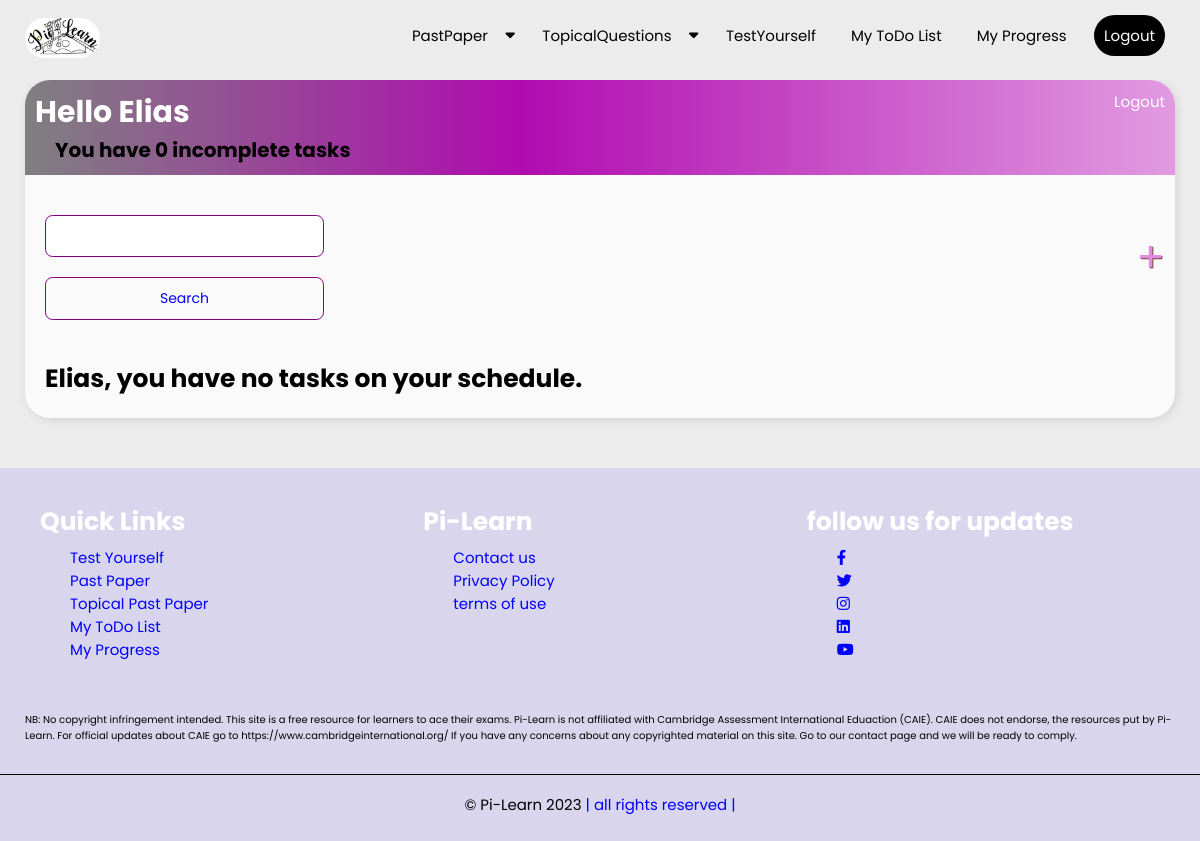
/my_to_do_list/ (signed in), run on an earlier commit of the app's database.
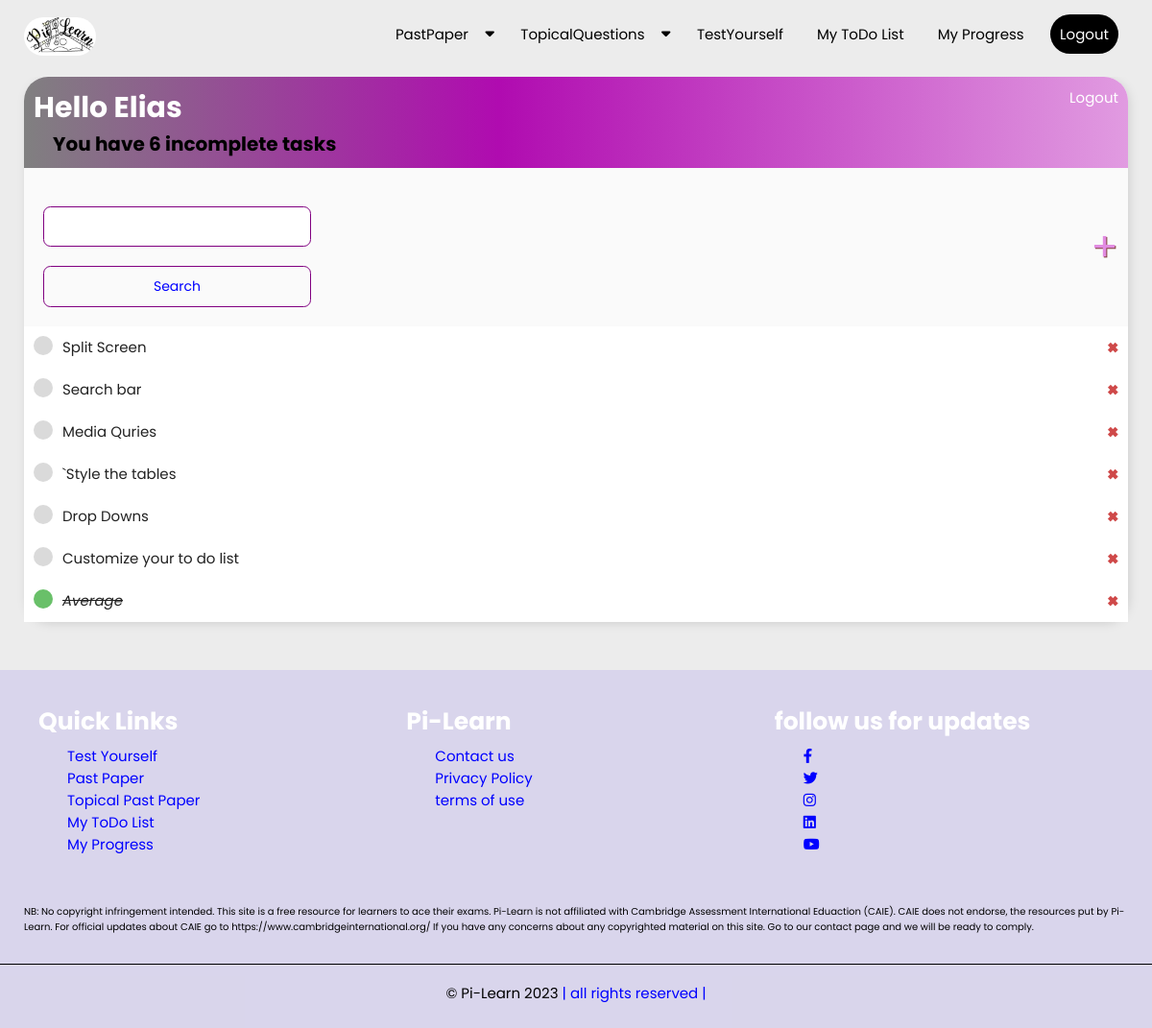
And on a later commit of the database.
### examsolution/models.py (models this page shows, shortened)
class UserTask(models.Model):
    user = models.ForeignKey(User, on_delete=models.CASCADE)
    title = models.CharField(max_length=200)
    description = models.TextField()
    complete = models.BooleanField(default=False)
    created = models.DateTimeField(auto_now_add=True)
    class Meta:
        ordering = ['complete']

### examsolution/views.py (the view)
# urls.py: path('my_to_do_list/',UserTaskList.as_view(),name='my_to_do_list'),
class UserTaskList(LoginRequiredMixin,ListView):
    model = UserTask
    context_object_name = 'usertasklist'
    def get_context_data(self, **kwargs):
        context = super().get_context_data(**kwargs)
        context['usertasklist'] = context['usertasklist'].filter(user=self.request.user)
        context['count'] = context['usertasklist'].filter(complete=False).count()
        website_logo = website_pics.objects.get(id=1)
        context['website_logo'] = website_logo
        search_input = self.request.GET.get('search_area') or ''
        if search_input:
            context['usertasklist'] = context['usertasklist'].filter(title__icontains=search_input) #icontains can be used if the title contains that letter
        context['search_input'] = search_input
        return context

### examsolution/templates/examsolution/usertask_list.html (shortened to what this page needs)
{% extends 'examsolution/base.html' %}
{% load static %}
{% block content %}
<div class="piilearn_wrap_container">
    <div class="header_bar">
        <div>
            <h1> Hello {{request.user|title}} </h1>
            <h3> You have {{count}} incomplete task{{count|pluralize:"s"}}</h3>
        </div>
        {% if request.user.is_authenticated %}
            <a href="{% url 'examsolution:logout' %}">Logout</a>
        {% else %}
            <a href="{% url 'examsolution:login' %}">Login</a>
        {% endif %}
    </div>
    <div id="search-add-wrapper">
        <form method="GET" style="margin-top:20px; display:grid;" id="usertask_list_search_form">
            <input type='text' name="search_area" value={{search_input}}>
            <input type='Submit' value="Search" class="all_buttons">
        </form>
        <a id="add-link" href="{% url 'examsolution:create_task' %}">&#x2b;</a>
    </div>
    <div class="task-items-wrapper">
        {% for task in usertasklist %}
            <div class="task-wrapper">
                {% if task.complete %}
                    <div class="task-title">
                        <div class="task-complete-icon"></div>
                        <i><a style="text-decoration: line-through; font-weight:none !important;" href="{% url 'examsolution:update_task' task.id %}"> {{task.title}} </a></i>
                    </div>
                    <a class="delete-link" href="{% url 'examsolution:delete_task' task.id %}">&#215;</a>
                {% else %}
                    <div class="task-title">
                        <div class="task-incomplete-icon"></div>
                        <a href="{% url 'examsolution:update_task' task.id %}"> {{task.title}} </a>
                    </div>
                    <a class="delete-link" href="{% url 'examsolution:delete_task' task.id %}">&#215;</a>
                {% endif %}
            </div>
        {% empty %}
            <h3> {{request.user.username|title}}, you have no tasks on your schedule.</h3>
        {% endfor %}
    </div>
</div>
{% endblock content %}

What changed in the data, as far as the page shows it:
added UserTask: title "Split Screen"
added UserTask: title "Search bar"
added UserTask: title "Media Quries"
added UserTask: title "`Style the tables"
added UserTask: title "Drop Downs"
added UserTask: title "Customize your to do list"
added UserTask: title "Average"
Also different on the page:
{{ count }}: "0" → "6"
{{ request.user.username|title }}: "Elias" → (not shown)
text no longer shown: ", you have no tasks on your schedule."
